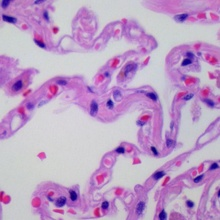
%> input picture Filter Files/NLM Filter/lungn110.jpeg, 220 x 220 px, shrunk from 768 x 768 before the run
$ octave nlm.m   (GNU Octave 9; MATLAB toolbox functions it lacks are replaced by stand-ins)
%> lines starting %> are read from the running program, lines starting %| are printed output that depends on the picture

% Reading image as input
I = imread('lungn110.jpeg');
%> I is the input picture: size 220x220x3 uint8; mean R, G, B 189, 158.1, 198.8
Img = rgb2gray(I);
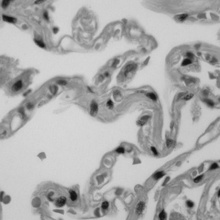
%> Img: size 220x220 uint8; min 15, max 217, mean 172
[m,n] = size(Img);
%> m = 220; n = 220

f=2;
%neighborhood window size = 2f+1 , ie 5x5
t=5;
% similarity window size = 2t+1 , ie 11x11

% Making gaussian kernel
su=1;          %standard deviation of gaussian kernel
sm=0;          % sum of all kernel elements (for normalization)
ks= 2*f+1;     % size of kernel (same as neighborhood window size)
% Initiating kernel
ker = zeros(ks,ks);
for x=1:ks
    for y=1:ks
        ab = x-f-1;   %horizontal distance of pixel from center(f+1, f+1)
        cd = y-f-1;   % vertical distance of pixel from center (f+1, f+1)
        ker(x,y) = 100*exp(((ab*ab)+(cd*cd))/(-2*(su*su)));
        sm = sm + ker(x,y);
    end
end
kernel = ker ./ f;
kernel = kernel / sm;   % normalization

% adding noise into image
noisex = imnoise(Img,'gaussian',0,0.002);
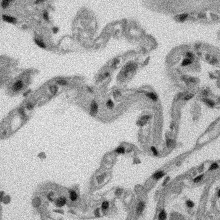
%> noisex: size 220x220 uint8; min 0, max 255, mean 171.8
noisy = double(noisex);

% Assign a clear output image
cleared = zeros(m,n);

%Degree of filtering
h=10;
% Replicate boundaries of noisy image
noisy2 = padarray(noisy,[f,f],'symmetric');
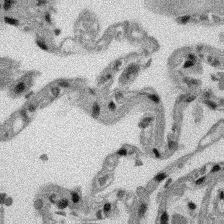
%> noisy2: size 224x224 double; min 0, max 255, mean 171.6

% Now we'll calculate ouput for each pixel
%> (the run ends here)
